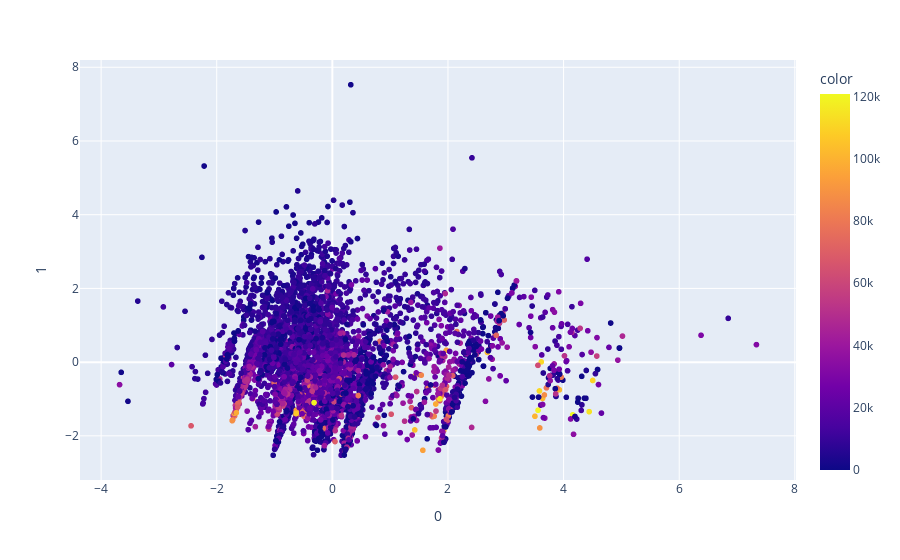
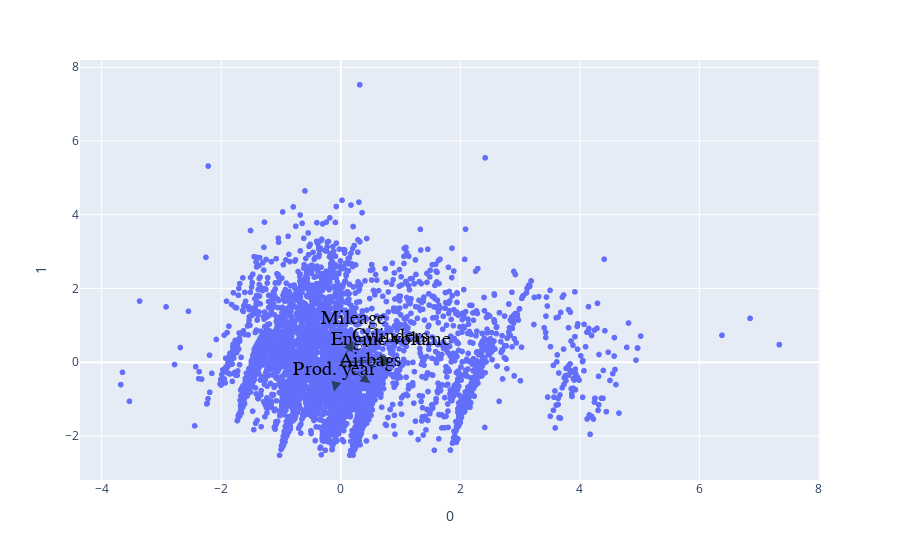

These figures' notebook cell, in order:
### Code cell
pca = PCA(n_components=2)
components = pca.fit_transform(scaled_df)

loadings = pca.components_.T * np.sqrt(pca.explained_variance_)

fig = px.scatter(components, x=0, y=1, color=df_train['Price'])
fig.show()

fig = px.scatter(components, x=0, y=1)
for i, feature in enumerate(x_train.columns):
    fig.add_annotation(
        ax=0, ay=0,
        axref="x", ayref="y",
        x=loadings[i, 0],
        y=loadings[i, 1],
        showarrow=True,
        arrowsize=2,
        arrowhead=2,
        xanchor="right",
        yanchor="top"
    )
    fig.add_annotation(
        x=loadings[i, 0],
        y=loadings[i, 1],
        ax=0, ay=0,
        xanchor="center",
        yanchor="bottom",
        text=feature,
        yshift=10,
        font=dict(
            family="sans serif",
            size=20,
            color="black"
            )
    )
fig.show()

### Figure 1 — Plotly figure (JSON) as saved in the notebook; plotly's stock layout.template omitted (floating-point values rounded to 4 significant figures; data arrays with more than 128 entries replaced by an {"elided": "..."} marker saying what was removed)
{"data": [{"hovertemplate": "0=%{x}<br>1=%{y}<br>color=%{marker.color}<extra></extra>", "legendgroup": "", "marker": {"color": {"elided": "5717 int values"}, "coloraxis": "coloraxis", "symbol": "circle"}, "mode": "markers", "name": "", "showlegend": false, "type": "scattergl", "x": {"elided": "5717 float values"}, "xaxis": "x", "y": {"elided": "5717 float values"}, "yaxis": "y"}], "layout": {"coloraxis": {"colorbar": {"title": {"text": "color"}}, "colorscale": [[0, "#0d0887"], [0.1111, "#46039f"], [0.2222, "#7201a8"], [0.3333, "#9c179e"], [0.4444, "#bd3786"], [0.5556, "#d8576b"], [0.6667, "#ed7953"], [0.7778, "#fb9f3a"], [0.8889, "#fdca26"], [1, "#f0f921"]]}, "legend": {"tracegroupgap": 0}, "margin": {"t": 60}, "xaxis": {"anchor": "y", "domain": [0, 1], "title": {"text": "0"}}, "yaxis": {"anchor": "x", "domain": [0, 1], "title": {"text": "1"}}}}

### Figure 2 — Plotly figure (JSON) as saved in the notebook; plotly's stock layout.template omitted (floating-point values rounded to 4 significant figures; data arrays with more than 128 entries replaced by an {"elided": "..."} marker saying what was removed)
{"data": [{"hovertemplate": "0=%{x}<br>1=%{y}<extra></extra>", "legendgroup": "", "marker": {"color": "#636efa", "symbol": "circle"}, "mode": "markers", "name": "", "showlegend": false, "type": "scattergl", "x": {"elided": "5717 float values"}, "xaxis": "x", "y": {"elided": "5717 float values"}, "yaxis": "y"}], "layout": {"annotations": [{"arrowhead": 2, "arrowsize": 2, "ax": 0, "axref": "x", "ay": 0, "ayref": "y", "showarrow": true, "x": -0.1115, "xanchor": "right", "y": -0.7993, "yanchor": "top"}, {"ax": 0, "ay": 0, "font": {"color": "black", "family": "sans serif", "size": 20}, "text": "Prod. year", "x": -0.1115, "xanchor": "center", "y": -0.7993, "yanchor": "bottom", "yshift": 10}, {"arrowhead": 2, "arrowsize": 2, "ax": 0, "axref": "x", "ay": 0, "ayref": "y", "showarrow": true, "x": 0.8437, "xanchor": "right", "y": -0.0064, "yanchor": "top"}, {"ax": 0, "ay": 0, "font": {"color": "black", "family": "sans serif", "size": 20}, "text": "Engine volume", "x": 0.8437, "xanchor": "center", "y": -0.0064, "yanchor": "bottom", "yshift": 10}, {"arrowhead": 2, "arrowsize": 2, "ax": 0, "axref": "x", "ay": 0, "ayref": "y", "showarrow": true, "x": 0.2119, "xanchor": "right", "y": 0.5652, "yanchor": "top"}, {"ax": 0, "ay": 0, "font": {"color": "black", "family": "sans serif", "size": 20}, "text": "Mileage", "x": 0.2119, "xanchor": "center", "y": 0.5652, "yanchor": "bottom", "yshift": 10}, {"arrowhead": 2, "arrowsize": 2, "ax": 0, "axref": "x", "ay": 0, "ayref": "y", "showarrow": true, "x": 0.8282, "xanchor": "right", "y": 0.09833, "yanchor": "top"}, {"ax": 0, "ay": 0, "font": {"color": "black", "family": "sans serif", "size": 20}, "text": "Cylinders", "x": 0.8282, "xanchor": "center", "y": 0.09833, "yanchor": "bottom", "yshift": 10}, {"arrowhead": 2, "arrowsize": 2, "ax": 0, "axref": "x", "ay": 0, "ayref": "y", "showarrow": true, "x": 0.4952, "xanchor": "right", "y": -0.5753, "yanchor": "top"}, {"ax": 0, "ay": 0, "font": {"color": "black", "family": "sans serif", "size": 20}, "text": "Airbags", "x": 0.4952, "xanchor": "center", "y": -0.5753, "yanchor": "bottom", "yshift": 10}], "legend": {"tracegroupgap": 0}, "margin": {"t": 60}, "xaxis": {"anchor": "y", "domain": [0, 1], "title": {"text": "0"}}, "yaxis": {"anchor": "x", "domain": [0, 1], "title": {"text": "1"}}}}
